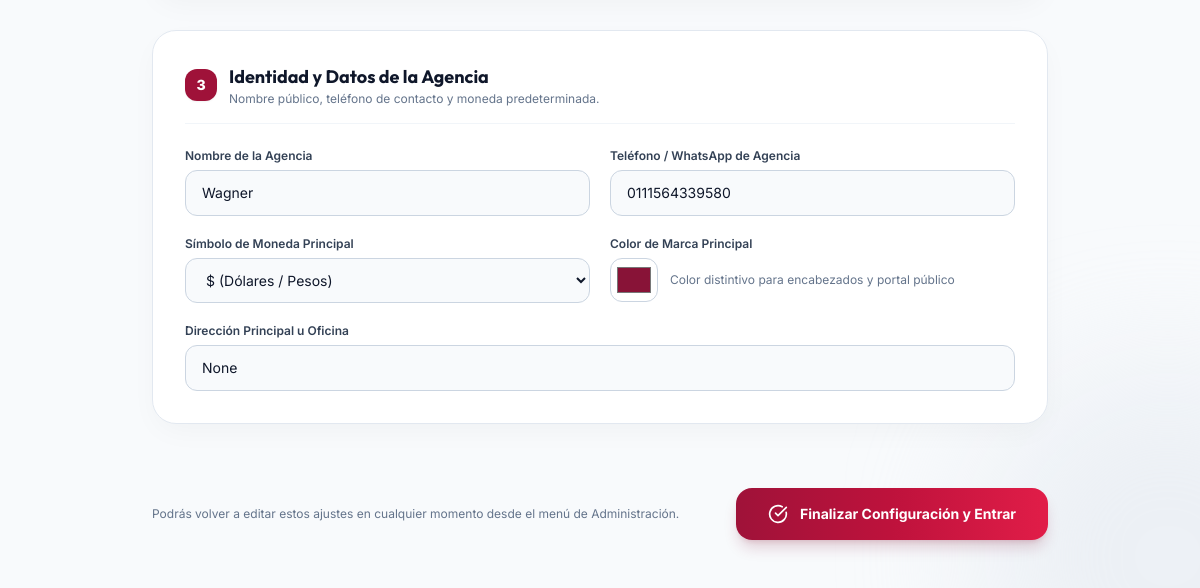
Before: /business/onboarding/ (signed in, lower part) with the older database file.
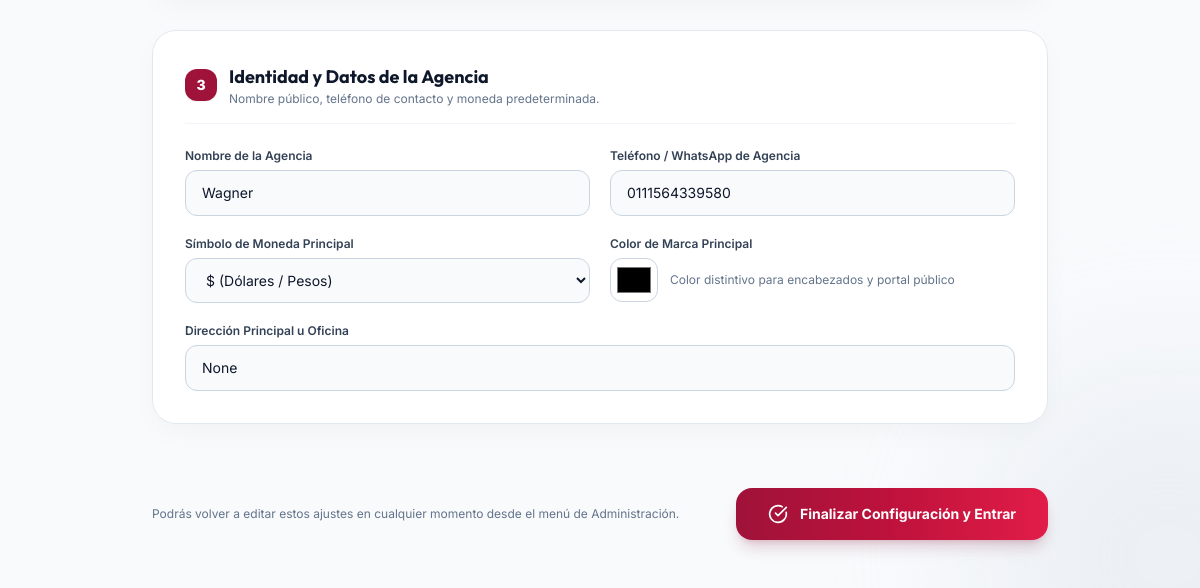
After: the same page with the newer database file.
### apps/business/models.py (models this page shows, shortened)
class Business(TimeStampedModel):
    BUSINESS_TYPE_CHOICES = [
        ('MARKETING', 'Agencia Digital & Marketing'),
        ('REAL_ESTATE', 'Agencia Inmobiliaria / Bienes Raíces'),
        ('TRAVEL', 'Agencia de Viajes & Turismo'),
        ('CONSULTING', 'Agencia de Consultoría & Servicios'),
        ('HEALTH_BEAUTY', 'Salud, Estética & Spa'),
        ('RETAIL_OTHER', 'Comercio & Servicios Generales'),
    ]
    name = models.CharField(max_length=200, verbose_name="Nombre del Negocio")
    slug = models.SlugField(max_length=200, unique=True, verbose_name="URL de Reservas (Slug)")
    tax_id = models.CharField(max_length=50, blank=True, null=True, verbose_name="RUT / RFC / NIF")
    email = models.EmailField(verbose_name="Email de contacto")
    phone = models.CharField(max_length=50, verbose_name="Teléfono / WhatsApp")
    address = models.TextField(blank=True, null=True, verbose_name="Dirección Principal")
    logo_url = models.URLField(blank=True, null=True, verbose_name="URL de Logo")
    currency = models.CharField(max_length=10, default="$", verbose_name="Símbolo de Moneda")
    branding_color = models.CharField(max_length=20, default="#881337", verbose_name="Color de Marca (Hex)")
    business_type = models.CharField(max_length=30, choices=BUSINESS_TYPE_CHOICES, default='MARKETING', verbose_name="Tipo de Agencia / Negocio")
    primary_goal = models.CharField(max_length=255, default="Captar clientes y automatizar ventas", verbose_name="Objetivo Principal")
    TIME_FORMAT_CHOICES = [
        ('12h', '12 Horas (ej: 09:00 AM / 09:00 PM)'),
        ('24h', '24 Horas (ej: 09:00 / 21:00)'),
    ]
    enabled_modules = models.JSONField(default=list, blank=True, verbose_name="Módulos Habilitados")
    onboarding_completed = models.BooleanField(default=False, verbose_name="Onboarding Completado")
    time_format = models.CharField(max_length=10, choices=TIME_FORMAT_CHOICES, default='12h', verbose_name="Formato de Hora")
    allow_editing_client_history = models.BooleanField(default=True, verbose_name="Permitir editar el historial de servicios de clientes")
    class Meta:
        verbose_name = "Negocio"
        verbose_name_plural = "Negocios"

### apps/business/views.py (the view, shortened to what this page needs)
# urls.py: path('onboarding/', views.onboarding_view, name='onboarding'),
@login_required(login_url='login')
@ensure_csrf_cookie
def onboarding_view(request):
    user = request.user
    business = getattr(user, 'business', None)
    agency_profiles = [
        {
            'code': 'MARKETING',
            'title': 'Agencia Digital & Marketing',
            'icon': 'sparkles',
            'desc': 'Especializada en captación de leads, servicios recurrentes, campañas, facturación y automatización con IA.',
            'modules': ['crm', 'invoicing', 'marketing', 'ai_engine', 'commissions', 'agenda']
        },
        {
            'code': 'REAL_ESTATE',
            'title': 'Agencia Inmobiliaria / Bienes Raíces',
            'icon': 'home',
            'desc': 'Gestión de clientes interesados, agenda de visitas, contratos, comisión de agentes e inventario de propiedades.',
            'modules': ['crm', 'agenda', 'commissions', 'invoicing', 'ai_engine']
        },
        {
            'code': 'TRAVEL',
            'title': 'Agencia de Viajes & Turismo',
            'icon': 'plane',
            'desc': 'Reservas de paquetes, agenda de itinerarios, venta POS, facturación y comisión de asesores de viaje.',
            'modules': ['crm', 'booking', 'agenda', 'pos', 'invoicing', 'commissions']
        },
        {
            'code': 'CONSULTING',
            'title': 'Agencia de Consultoría & Servicios',
            'icon': 'briefcase',
            'desc': 'Agenda de reuniones, reservas en línea, propuestas, seguimiento de clientes y facturación rápida.',
            'modules': ['crm', 'agenda', 'booking', 'invoicing', 'ai_engine']
        },
        {
            'code': 'HEALTH_BEAUTY',
            'title': 'Salud, Estética & Spa',
            'icon': 'heart-pulse',
            'desc': 'Citas de pacientes/clientes, portal de reservas 24/7, productos en stock, comisiones y caja registradora POS.',
            'modules': ['agenda', 'booking', 'pos', 'inventory', 'commissions', 'crm']
        },
        {
            'code': 'RETAIL_OTHER',
            'title': 'Comercio, Retail & Servicios Generales',
            'icon': 'shopping-bag',
            'desc': 'Punto de venta directo, control de inventario de productos, facturación, clientes y reportes financieros.',
            'modules': ['pos', 'inventory', 'invoicing', 'crm', 'commissions', 'analytics']
        }
    ]
    allowed_codes = ['crm', 'agenda', 'booking', 'invoicing', 'pos', 'inventory', 'commissions', 'ai_engine', 'marketing']
    if hasattr(business, 'subscription') and business.subscription.plan:
        allowed_codes = business.subscription.plan.included_modules or allowed_codes
    raw_modules = [
        {'code': 'crm', 'name': 'CRM & Clientes', 'icon': 'users', 'desc': 'Seguimiento de prospectos, clientes VIP e historial completo'},
        {'code': 'agenda', 'name': 'Agenda & Citas', 'icon': 'calendar', 'desc': 'Programación de citas y control de horarios de colaboradores'},
        {'code': 'booking', 'name': 'Reservas Públicas 24/7', 'icon': 'globe', 'desc': 'Portal web para que tus clientes agenden solos'},
        {'code': 'invoicing', 'name': 'Facturación & Gastos', 'icon': 'file-text', 'desc': 'Emisión de comprobantes, cuentas por cobrar y control de gastos'},
        {'code': 'pos', 'name': 'Ventas POS & Caja', 'icon': 'shopping-bag', 'desc': 'Cobros rápidos en mostrador y apertura/cierre de caja'},
        {'code': 'inventory', 'name': 'Inventario & Stock', 'icon': 'package', 'desc': 'Control de productos, servicios y alertas de stock bajo'},
        {'code': 'commissions', 'name': 'Comisiones de Equipo', 'icon': 'dollar-sign', 'desc': 'Cálculo automático de comisiones para tu equipo'},
        {'code': 'ai_engine', 'name': 'IA & Automatización', 'icon': 'sparkles', 'desc': 'Asistente IA para generar copies, presupuestos y resúmenes'},
        {'code': 'marketing', 'name': 'Marketing & Promociones', 'icon': 'tag', 'desc': 'Campañas de email, descuentos y fidelización de clientes'},
    ]
    all_modules = [m for m in raw_modules if m['code'] in allowed_codes]
    return render(request, 'business/onboarding.html', {
        'business': business,
        'agency_profiles': agency_profiles,
        'all_modules': all_modules,
    })

### apps/business/context_processors.py (called while the page is built)
def business_context(request):
    business = getattr(request, 'current_business', None)
    if not business and request.user.is_authenticated and getattr(request.user, 'business', None):
        business = request.user.business
    all_module_keys = ['crm', 'agenda', 'booking', 'invoicing', 'pos', 'inventory', 'commissions', 'ai_engine', 'marketing']
    modules_enabled = {}
    if business:
        enabled_list = business.enabled_modules or all_module_keys
        for key in all_module_keys:
            modules_enabled[key] = (key in enabled_list) if enabled_list else True
    else:
        for key in all_module_keys:
            modules_enabled[key] = True
    return {
        'current_business': business,
        'modules_enabled': modules_enabled,
        'business_type_display': business.get_business_type_display() if business else 'Agencia'
    }

### templates/business/onboarding.html (shortened to what the changed rows need)
<!DOCTYPE html>
<html lang="es" class="h-full bg-slate-50 text-slate-900">
<head>
    <script src="https://cdn.tailwindcss.com"></script>
</head>
<body class="h-full font-sans antialiased bg-slate-50 text-slate-900 py-10 px-4 flex justify-center items-start min-h-screen relative overflow-y-auto">
    <div class="w-full max-w-4xl space-y-8 relative z-10 my-auto">
        <form id="onboardingForm" method="POST" action="{% url 'onboarding' %}" class="space-y-8">
            <div class="light-box rounded-3xl p-6 sm:p-8 space-y-6">
                <div class="flex items-center gap-3 border-b border-slate-100 pb-4">
                    <div>
                        <h2 class="text-lg font-bold text-slate-900 font-display">Identidad y Datos de la Agencia</h2>
                    </div>
                </div>
                <div class="grid grid-cols-1 sm:grid-cols-2 gap-5">
                    <div>
                        <label class="block text-xs font-semibold text-slate-700 mb-1.5">Nombre de la Agencia</label>
                        <input type="text" name="agency_name" required value="{{ business.name }}" placeholder="Ej: Innova Marketing Agency" class="w-full bg-slate-50 border border-slate-300 rounded-xl px-4 py-3 text-sm text-slate-900 placeholder-slate-400 focus:bg-white focus:outline-none focus:border-rose-600 transition">
                    </div>
                    <div>
                        <label class="block text-xs font-semibold text-slate-700 mb-1.5">Teléfono / WhatsApp de Agencia</label>
                        <input type="text" name="phone" value="{{ business.phone }}" placeholder="+54 9 11 9999 8888" class="w-full bg-slate-50 border border-slate-300 rounded-xl px-4 py-3 text-sm text-slate-900 placeholder-slate-400 focus:bg-white focus:outline-none focus:border-rose-600 transition">
                    </div>
                    <div>
                        <label class="block text-xs font-semibold text-slate-700 mb-1.5">Símbolo de Moneda Principal</label>
                        <select name="currency" class="w-full bg-slate-50 border border-slate-300 rounded-xl px-4 py-3 text-sm text-slate-900 focus:bg-white focus:outline-none focus:border-rose-600 transition">
                            <option value="$" {% if business.currency == '$' %}selected{% endif %}>$ (Dólares / Pesos)</option>
                        </select>
                    </div>
                    <div>
                        <div class="flex items-center gap-3">
                            <input type="color" name="branding_color" value="{{ business.branding_color|default:'#be123c' }}" class="w-12 h-11 rounded-xl bg-white border border-slate-300 cursor-pointer p-1">
                            <span class="text-xs text-slate-500">Color distintivo para encabezados y portal público</span>
                        </div>
                    </div>
                    <div class="sm:col-span-2">
                        <label class="block text-xs font-semibold text-slate-700 mb-1.5">Dirección Principal u Oficina</label>
                        <input type="text" name="address" value="{{ business.address|default:'' }}" placeholder="Ej: Av. Principal 123, Oficina 402" class="w-full bg-slate-50 border border-slate-300 rounded-xl px-4 py-3 text-sm text-slate-900 placeholder-slate-400 focus:bg-white focus:outline-none focus:border-rose-600 transition">
                    </div>
                </div>
            </div>
        </form>
    </div>
</body>
</html>

Changed rows visible on the page:
changed Business "Wagner": branding_color "#881337" → "#000000"
